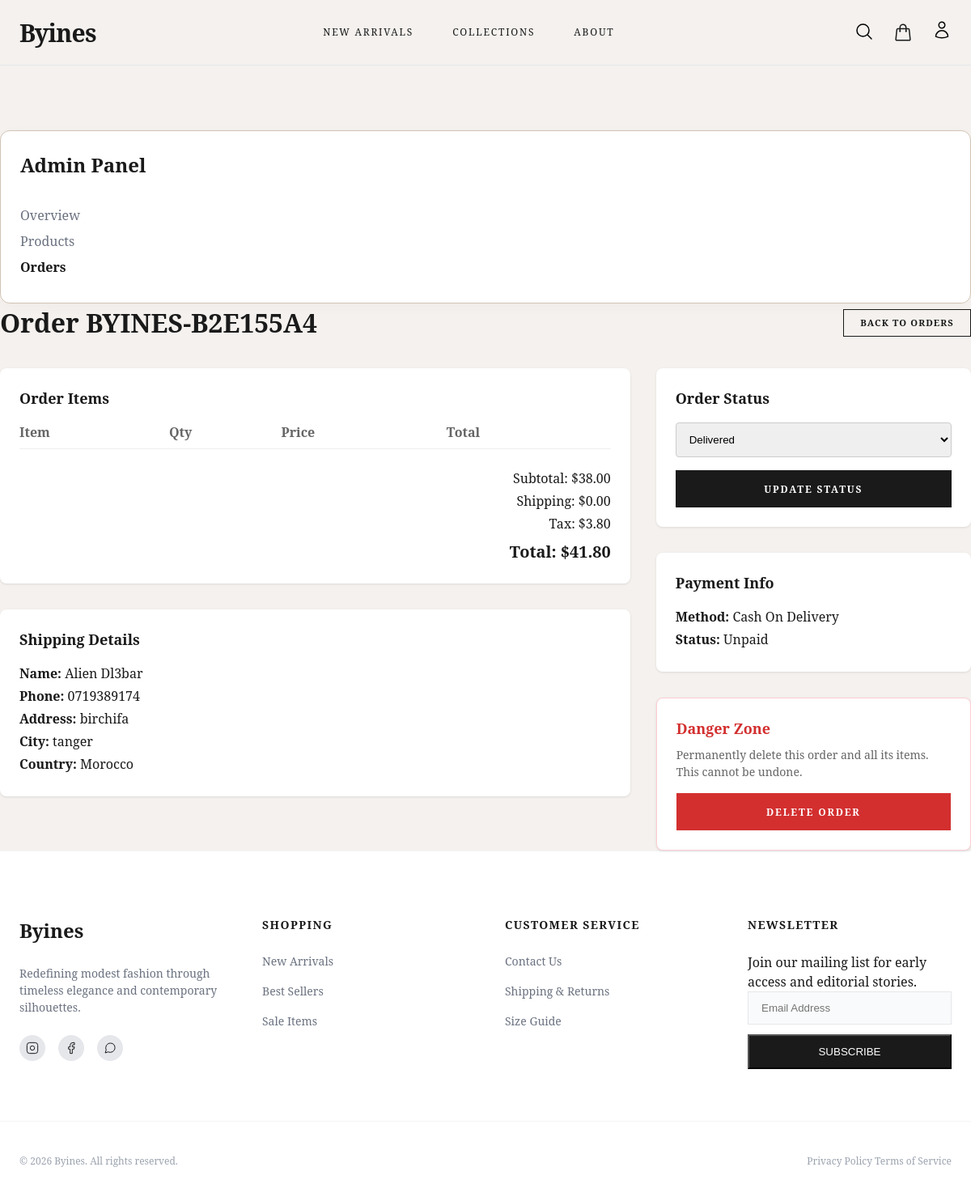
Screenshot of /pages/admin_view_order.php?id=5 (signed in) with the database file from the repository.
### tables this page shows
CREATE TABLE IF NOT EXISTS `orders` (
    `id` INT AUTO_INCREMENT PRIMARY KEY,
    `user_id` INT NULL,
    `order_number` VARCHAR(30) NOT NULL UNIQUE,
    `subtotal` DECIMAL(10,2) NOT NULL,
    `tax` DECIMAL(10,2) NOT NULL,
    `shipping_cost` DECIMAL(10,2) NOT NULL,
    `total_amount` DECIMAL(10,2) NOT NULL,
    `status` ENUM('pending', 'processing', 'in_transit', 'delivered', 'cancelled') NOT NULL DEFAULT 'pending',
    `tracking_number` VARCHAR(100) NULL COMMENT 'Shipment tracking reference',
    `shipping_name` VARCHAR(100) NOT NULL,
    `shipping_phone` VARCHAR(20) NOT NULL,
    `shipping_address_line1` VARCHAR(150) NOT NULL,
    `shipping_address_line2` VARCHAR(150) NULL,
    `shipping_city` VARCHAR(100) NOT NULL,
    `shipping_state` VARCHAR(100) NOT NULL,
    `shipping_zip` VARCHAR(20) NOT NULL,
    `shipping_country` VARCHAR(100) NOT NULL,
    `shipping_method` VARCHAR(50) NOT NULL,
    `payment_method` ENUM('cash_on_delivery', 'paypal', 'credit_card') NOT NULL,
    `payment_status` ENUM('unpaid', 'paid', 'refunded', 'failed') NOT NULL DEFAULT 'unpaid',
    `payment_transaction_id` VARCHAR(100) NULL,
    `created_at` TIMESTAMP DEFAULT CURRENT_TIMESTAMP,
    FOREIGN KEY (`user_id`) REFERENCES `users`(`id`) ON DELETE SET NULL
);

### classes/Database.php (called while the page is built, shortened)
<?php
class Database {
    private static $instance = null;
    private $conn;
    private $host = 'localhost';
    private $user = 'root';
    private $pass = '';
    private $name = 'byines';
    private function __construct() {
        try {
            $dsn = "mysql:host={$this->host};dbname={$this->name};charset=utf8mb4";
            $options = [
                PDO::ATTR_ERRMODE            => PDO::ERRMODE_EXCEPTION,
                PDO::ATTR_DEFAULT_FETCH_MODE => PDO::FETCH_ASSOC,
                PDO::ATTR_EMULATE_PREPARES   => false,
            ];
            $this->conn = new PDO($dsn, $this->user, $this->pass, $options);
        } catch (PDOException $e) {
            die("Database Connection Error: " . $e->getMessage());
        }
    }
    public static function getInstance() {
        if (!self::$instance) {
            self::$instance = new Database();
        }
        return self::$instance;
    }
    public function getConnection() {
        return $this->conn;
    }
}
?>

### classes/Order.php (called while the page is built, shortened)
<?php
require_once 'Database.php';
class Order {
    private $pdo;
    public function __construct() {
        $this->pdo = Database::getInstance()->getConnection();
    }
    public function getById($id) {
        $stmt = $this->pdo->prepare("SELECT * FROM orders WHERE id = ?");
        $stmt->execute([$id]);
        $order = $stmt->fetch();
        $stmtItems = $this->pdo->prepare("
            SELECT oi.id, oi.variant_id, oi.quantity, oi.price,
                   pv.product_id, pv.color, pv.size, p.name, p.sku
            FROM order_items oi
            JOIN product_variants pv ON oi.variant_id = pv.id
            JOIN products p ON pv.product_id = p.id
            WHERE oi.order_id = ?
        ");
        $stmtItems->execute([$id]);
        $order['items'] = $stmtItems->fetchAll();
        return $order;
    }
}

### pages/admin_view_order.php (the view, shortened to what this page needs)
<?php
require_once '../classes/Order.php';
$orderModel = new Order();
$orderId = $_GET['id'] ?? null;
$order = $orderModel->getById($orderId);
include '../includes/header.php';
?>
<link rel="stylesheet" href="../css/admin_dashboard.css">
<main class="admin-container" data-order-id="<?= $orderId ?>">
    <div class="admin-sidebar">
        <h2 class="avo-sidebar-title">Admin Panel</h2>
        <ul class="avo-nav">
            <li><a href="admin_dashboard.php#panel-overview" class="avo-nav-link">Overview</a></li>
            <li><a href="admin_dashboard.php#panel-products" class="avo-nav-link">Products</a></li>
            <li><a href="admin_dashboard.php#panel-orders" class="avo-nav-link active">Orders</a></li>
        </ul>
    </div>
    <div class="admin-content">
        <div class="avo-page-header">
            <h1 class="admin-page-title">Order <?= htmlspecialchars($order['order_number']) ?></h1>
            <a href="admin_dashboard.php#panel-orders" class="admin-btn admin-btn-sm avo-btn-back">Back to Orders</a>
        </div>
        <div class="avo-layout">
            <div>
                <div class="avo-card">
                    <h3 class="avo-card-title">Order Items</h3>
                    <table class="avo-items-table">
                        <thead>
                            <tr>
                                <th>Item</th>
                                <th>Qty</th>
                                <th>Price</th>
                                <th>Total</th>
                            </tr>
                        </thead>
                    </table>
                    <div class="avo-totals">
                        <p>Subtotal: $<?= number_format($order['subtotal'], 2) ?></p>
                        <p>Shipping: $<?= number_format($order['shipping_cost'], 2) ?></p>
                        <p>Tax: $<?= number_format($order['tax'], 2) ?></p>
                        <h3 class="avo-total-amount">Total: $<?= number_format($order['total_amount'], 2) ?></h3>
                    </div>
                </div>
                <div class="avo-card">
                    <h3 class="avo-card-title">Shipping Details</h3>
                    <div class="avo-shipping-details">
                        <p><strong>Name:</strong> <?= htmlspecialchars($order['shipping_name']) ?></p>
                        <p><strong>Phone:</strong> <?= htmlspecialchars($order['shipping_phone']) ?></p>
                        <p><strong>Address:</strong> <?= htmlspecialchars($order['shipping_address_line1']) ?></p>
                        <p><strong>City:</strong> <?= htmlspecialchars($order['shipping_city']) ?></p>
                        <p><strong>Country:</strong> <?= htmlspecialchars($order['shipping_country']) ?></p>
                    </div>
                </div>
            </div>
            <div>
                <div class="avo-card">
                    <h3 class="avo-card-title">Order Status</h3>
                    <form method="POST">
                        <select name="status" class="avo-status-select">
                            <option value="delivered" <?= $order['status'] === 'delivered' ? 'selected' : '' ?>>Delivered</option>
                        </select>
                        <button type="submit" class="admin-btn avo-btn-full">Update Status</button>
                    </form>
                </div>
                <div class="avo-payment-card">
                    <h3 class="avo-card-title">Payment Info</h3>
                    <p><strong>Method:</strong> <span class="text-capitalize"><?= str_replace('_', ' ', htmlspecialchars($order['payment_method'])) ?></span></p>
                    <p><strong>Status:</strong> <span class="text-capitalize"><?= htmlspecialchars($order['payment_status']) ?></span></p>
                </div>
                <div class="avo-danger-zone">
                    <h3>Danger Zone</h3>
                    <p>Permanently delete this order and all its items. This cannot be undone.</p>
                    <button type="button" class="admin-btn avo-btn-danger" onclick="deleteThisOrder()">Delete Order</button>
                </div>
            </div>
        </div>
    </div>
</main>
<?php include '../includes/footer.php'; ?>

### css/style.css (style rules this page uses)
:root { --brand-cream: #F4F1EE; --brand-earth: #D2C3B4; --brand-dark: #1A1A1A; --white: #ffffff; --gray-100: #f3f4f6; --gray-200: #e5e7eb; --gray-400: #9ca3af; --gray-500: #6b7280; --font-serif: "Noto Serif", serif; --max-width: 1280px; }
* { box-sizing: border-box; margin: 0; padding: 0; }
body { background-color: var(--brand-cream); color: var(--brand-dark); font-family: var(--font-serif); line-height: 1.5; -webkit-font-smoothing: antialiased; }
a { text-decoration: none; color: inherit; transition: opacity 0.3s ease; }

### css/admin_dashboard.css (style rules this page uses)
.admin-container { padding-top: 80px; min-height: calc(100vh - 80px); background-color: var(--brand-cream); display: flex; flex-direction: column; }
.admin-sidebar { background-color: var(--white); border: 1px solid var(--brand-earth); border-radius: 0.75rem; padding: 1.5rem; position: sticky; top: 100px; box-shadow: 0 4px 20px -2px rgba(26, 26, 26, 0.03); }
.admin-content { min-width: 0; }
.admin-btn { padding: 0.85rem 1.75rem; background-color: var(--brand-dark); color: var(--white); border: 1px solid var(--brand-dark); cursor: pointer; font-family: inherit; font-size: 0.75rem; font-weight: 600; text-transform: uppercase; letter-spacing: 0.15em; transition: all 0.3s ease; display: inline-block; text-decoration: none; text-align: center; }
.admin-btn-sm { padding: 0.5rem 1.25rem; font-size: 0.7rem; letter-spacing: 0.1em; }
.text-capitalize { text-transform: capitalize; }
.avo-sidebar-title { font-size: 1.5rem; color: var(--brand-dark); font-family: var(--font-serif); margin-bottom: 2rem; }
.avo-nav { list-style: none; padding: 0; }
.avo-nav li { margin-bottom: 0.5rem; }
.avo-nav-link { text-decoration: none; color: var(--gray-500); }
.avo-nav-link.active { color: var(--brand-dark); font-weight: 600; }
.avo-page-header { display: flex; justify-content: space-between; align-items: center; margin-bottom: 2rem; }
.avo-btn-back { background: transparent; color: var(--brand-dark); border-color: var(--brand-dark); }
.avo-layout { display: grid; grid-template-columns: 2fr 1fr; gap: 2rem; }
.avo-card { margin-bottom: 2rem; padding: 1.5rem; background: #fff; border-radius: 8px; box-shadow: 0 1px 3px rgba(0,0,0,0.1); }
.avo-card-title { margin-top: 0; margin-bottom: 1rem; font-size: 1.125rem; }
.avo-items-table { width: 100%; border-collapse: collapse; }
.avo-items-table th { padding-bottom: 0.5rem; }
.avo-items-table thead tr { border-bottom: 1px solid #eee; text-align: left; color: #666; }
.avo-totals { margin-top: 1.5rem; text-align: right; }
.avo-totals p { margin: 0.25rem 0; }
.avo-totals .avo-total-amount { margin-top: 0.5rem; font-size: 1.25rem; }
.avo-shipping-details p { margin: 0.25rem 0; }
.avo-status-select { width: 100%; padding: 0.75rem; border: 1px solid #ccc; border-radius: 4px; margin-bottom: 1rem; }
.avo-btn-full { width: 100%; }
.avo-payment-card { padding: 1.5rem; background: #fff; border-radius: 8px; box-shadow: 0 1px 3px rgba(0,0,0,0.1); margin-bottom: 2rem; }
.avo-payment-card p { margin: 0.25rem 0; }
.avo-danger-zone { padding: 1.5rem; background: #fff; border-radius: 8px; box-shadow: 0 1px 3px rgba(0,0,0,0.1); border: 1px solid #ffcdd2; }
.avo-danger-zone h3 { margin-top: 0; margin-bottom: 0.5rem; font-size: 1.125rem; color: #d32f2f; }
.avo-danger-zone p { font-size: 0.875rem; color: #666; margin-bottom: 1rem; }
.avo-btn-danger { width: 100%; background: #d32f2f; border-color: #d32f2f; }

### rows the page displays
orders: order_number "BYINES-B2E155A4", subtotal "38.00", shipping_cost "0.00", tax "3.80", total_amount "41.80", shipping_name "Alien Dl3bar", shipping_phone "0719389174", shipping_address_line1 "birchifa", shipping_city "tanger", shipping_country "Morocco", status "Delivered", payment_method "Cash On Delivery", payment_status "Unpaid"
